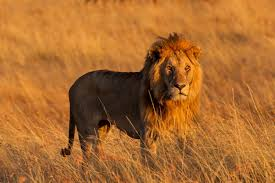
#> input picture singa.jpeg, 275 x 183 px, found by its file name
$ python zooming.py
#> lines starting #> are read from the running program, lines starting #| are printed output that depends on the picture
#> further down, image is the input picture: shape (183, 275, 3); mean R, G, B 171, 107, 47.2
import numpy as np
import imageio as img
import matplotlib.pyplot as plt

def zoomPlus(image, factor):
#> called with factor = 2
    height, width = image.shape[:2]
#> height = 183; width = 275
    new_height = int(height / factor)
#> new_height = 91
    new_width = int(width / factor)
#> new_width = 137
    imgZoom = np.zeros((new_height, new_width, 3), dtype=image.dtype)

    for y in range(new_height):
        for x in range(new_width):
            ori_y = int(y * factor)
            ori_x = int(x * factor)
            ori_y = min(ori_y, height - 1)
            ori_x = min(ori_x, width - 1)
            imgZoom[y, x] = image[ori_y, ori_x]
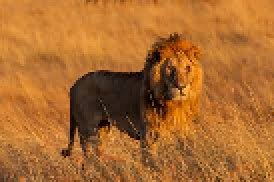
#> imgZoom: shape (91, 137, 3) (shown 2 times larger); mean R, G, B 171.2, 107, 47.2

    return imgZoom

image = img.imread("C:\\Users\\dhika\\Documents\\singa.jpeg")
skala = 2.0

imgZoom= zoomPlus(image, skala)
img.imwrite("D:\\z.jpg", imgZoom)
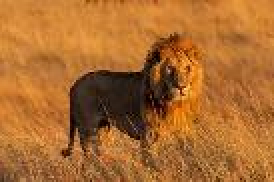
#> saved as z.jpg: shape (91, 137, 3) (shown 2 times larger); mean R, G, B 171.1, 107, 47.6
plt.subplot(1, 2, 1)
plt.imshow(image)

plt.subplot(1, 2, 2)
plt.imshow(imgZoom)
plt.show()
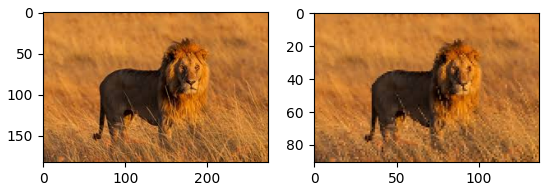
#> figure drawn by matplotlib, 2 panels
